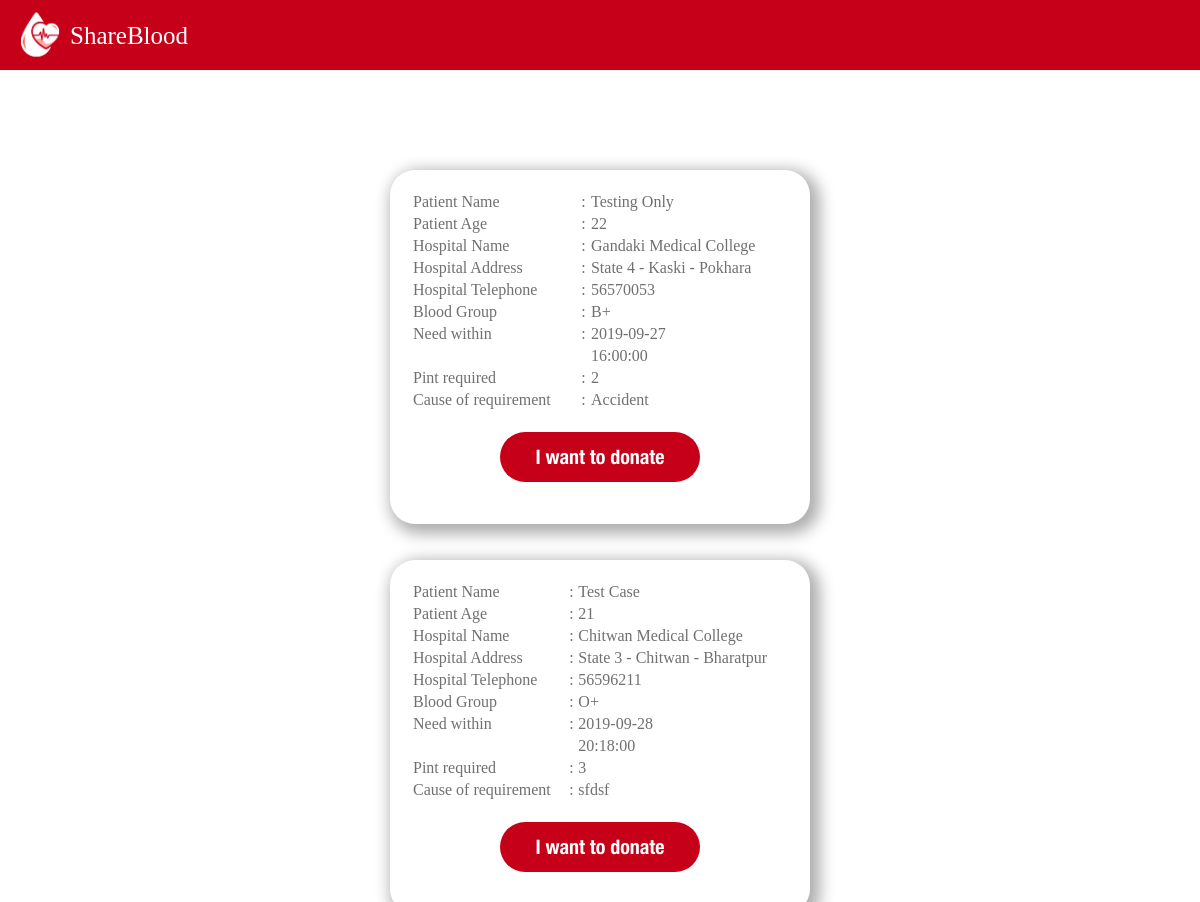
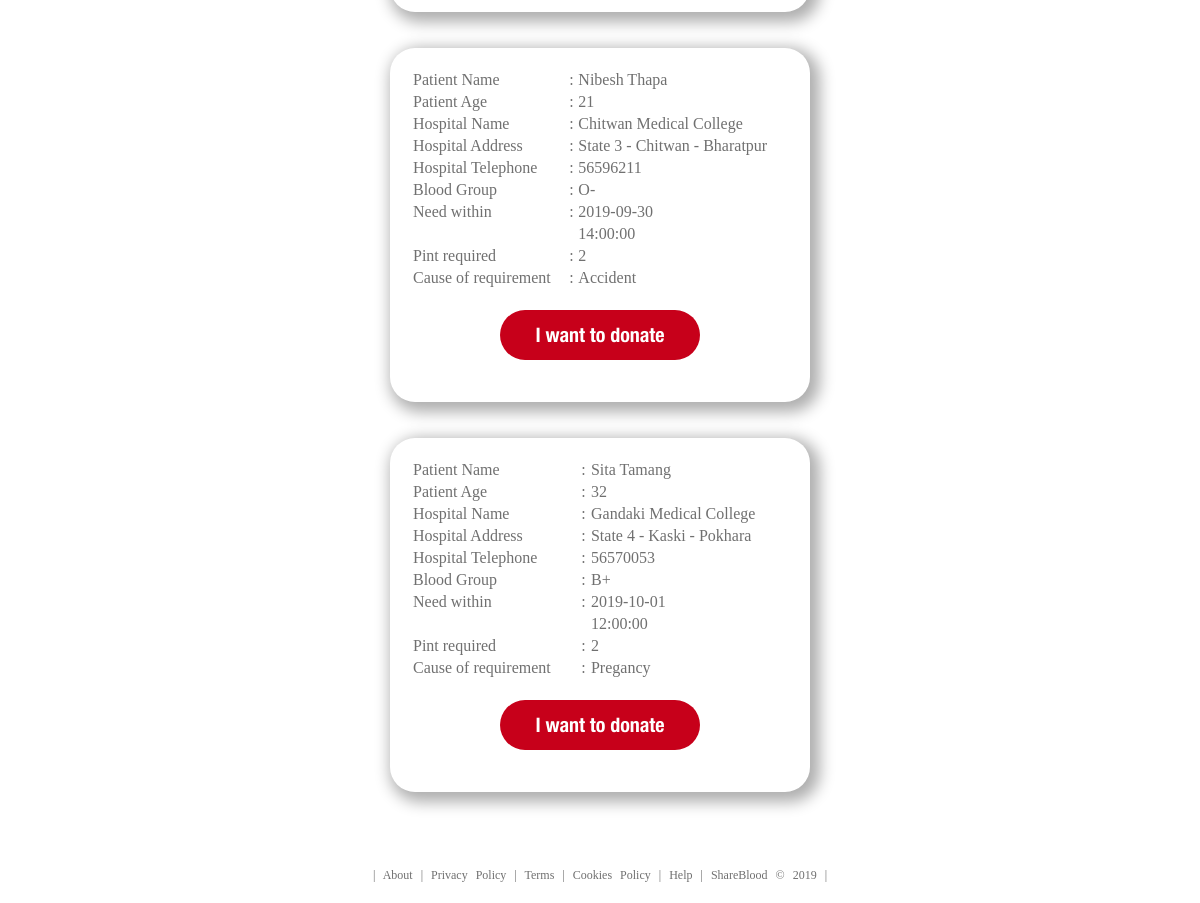
Screenshot of /bloodrequests.php with the database file from the repository (2 pictures, top to bottom).
### tables this page shows
CREATE TABLE `bloodrequests` (
  `id` int(11) NOT NULL,
  `patient name` varchar(100) NOT NULL,
  `patient age` int(3) NOT NULL,
  `hospital name` varchar(200) NOT NULL,
  `hospital address` varchar(100) NOT NULL,
  `hospital telephone` bigint(10) NOT NULL,
  `email` varchar(100) NOT NULL,
  `blood group` varchar(3) NOT NULL,
  `date` date NOT NULL,
  `time` time NOT NULL,
  `pint` int(2) NOT NULL,
  `cause` varchar(500) NOT NULL,
  `status` tinyint(1) NOT NULL DEFAULT '1'
);

### bloodrequests.php (the view, shortened to what this page needs)
<?php
    include('modules/requestVerify.php');
?>
<!DOCTYPE html>
<html lang="en">
<head>
    <link rel="stylesheet" href="css/bloodrequests.css">
    <link rel="stylesheet" href="https://use.fontawesome.com/releases/v5.5.0/css/all.css">
</head>
<body>
     <div class = "nav" >
            <img src = "images/trans.png">
            <span id="shareblood">ShareBlood</span>
    </div>
    <div class = "request-post-box">
        <?php
        $query = "SELECT * from bloodrequests WHERE `status` = 1  ORDER BY `date` , `time`  " ;
        $data = mysqli_query($conn , $query) ;
        if(mysqli_num_rows($data)>0)
        {
            while($row = mysqli_fetch_assoc($data))
            {
        ?>
                <table>
                    <tr>
                        <td>Patient Name</td>
                        <td>:</td>
                        <td><?php echo $row['patient name']; ?></td>
                    </tr>
                    <tr>
                        <td>Patient Age </td>
                        <td>:</td>
                        <td><?php echo $row['patient age']; ?></td>
                    </tr>
                    <tr>
                        <td>Hospital Name</td>
                        <td>:</td>
                        <td><?php echo $row['hospital name']; ?></td>
                    </tr>
                    <tr>
                        <td>Hospital Address</td>
                        <td>:</td>
                        <td><?php echo $row['hospital address']; ?></td>
                    </tr>
                    <tr>
                        <td>Hospital Telephone</td>
                        <td>:</td>
                        <td><?php echo $row['hospital telephone']; ?></td>
                    </tr>
                    <tr>
                        <td>Blood Group</td>
                        <td>:</td>
                        <td><?php echo $row['blood group']; ?></td>
                    </tr>
                    <tr>
                        <td>Need within </td>
                        <td> : </td>
                        <td><?php echo $row['date']; ?></td>
                    </tr>
                    <tr>
                        <td></td>
                        <td></td>
                        <td><?php echo $row['time']; ?></td>
                    </tr>
                    <tr>
                        <td>Pint required</td>
                        <td>:</td>
                        <td><?php echo $row['pint']; ?></td>
                    </tr>
                    <tr>
                        <td>Cause of requirement</td>
                        <td>:</td>
                        <td><?php echo $row['cause']; ?></td>
                    </tr>
                    <tr>
                        <td colspan = 3 style="text-align:center ; padding:20px;">
                            <form method="post" action="userinfo.php">
                                <input type="submit" value="I want to donate">
                            </form>
                        </td>
                    </tr>
                </table>
                <br><br>
            <?php
                }
            }
            ?>
    </div>
        <div class="footer">
            | <a href="about.html" target="_Blank">About</a>
            | <a href="privacy.html" target="_Blank">Privacy Policy</a>
            | <a href="terms.html" target="_Blank">Terms</a>
            | <a href="cookies.html" target="_Blank">Cookies Policy</a>
            | <a href="help.html" target="_Blank">Help</a>
            | ShareBlood &copy; 2019 |
    </div>
</body>
</html>

### css/bloodrequests.css (style rules this page uses)
body { margin:0 ; padding: 0; }
.nav { background-color: #C7001A; height: 70px; }
.nav img { height: 80px; width: 80px ; margin-top : -5px; }
#shareblood { color : white ; font-family: HelveticaNeueCondensedBlack ; font-size: 25px; position: absolute ; top:22px; margin-left:-10px; }
.request-post-box { width : 70% ; margin-top : 100px ; margin-left : 15% ; margin-right : 15% ; }
table { font-size: 16px; color: #707070 ; font-family: HelveticaNeueThin ; width : 50% ; margin-left : 25% ; padding: 20px; border-radius : 25px; box-shadow: 5px 5px 15px 5px rgba(0,0,0,0.32); }
td:nth-child(1) { font-family: HelveticaNeueMedium ; }
input[type=submit] { border : none ; outline : none ; width : 200px; height: 50px; border-radius: 25px; background-color : #C7001A; font-size: 20px ; font-family: HelveticaNeueCondensedBold; color : #ffffff ; }
.footer { text-align: center ; left: 0; bottom: 2%; width: 100%; color : #707070 ; word-spacing: 5px; font-family: HelveticaNeueThin ; font-size: 12px; margin-top : 40px; padding-bottom : 20px; }
.footer a { color : inherit ; text-decoration: none ; }

### rows the page displays
bloodrequests: patient name "Testing Only", patient age "22", hospital name "Gandaki Medical College", hospital address "State 4 - Kaski - Pokhara", hospital telephone "56570053", blood group "B+", date "2019-09-27", time "16:00:00", pint "2", cause "Accident"
bloodrequests: patient name "Test Case", patient age "21", hospital name "Chitwan Medical College", hospital address "State 3 - Chitwan - Bharatpur", hospital telephone "56596211", blood group "O+", date "2019-09-28", time "20:18:00", pint "3", cause "sfdsf"
bloodrequests: patient name "Nibesh Thapa", patient age "21", hospital name "Chitwan Medical College", hospital address "State 3 - Chitwan - Bharatpur", hospital telephone "56596211", blood group "O-", date "2019-09-30", time "14:00:00", pint "2", cause "Accident"
bloodrequests: patient name "Sita Tamang", patient age "32", hospital name "Gandaki Medical College", hospital address "State 4 - Kaski - Pokhara", hospital telephone "56570053", blood group "B+", date "2019-10-01", time "12:00:00", pint "2", cause "Pregancy"
